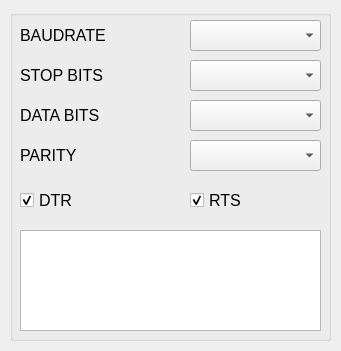
<?xml version="1.0" encoding="UTF-8"?>
<ui version="4.0">
 <class>ComSettings</class>
 <widget class="QDialog" name="ComSettings">
  <property name="geometry">
   <rect>
    <x>0</x>
    <y>0</y>
    <width>341</width>
    <height>351</height>
   </rect>
  </property>
  <property name="font">
   <font>
    <pointsize>12</pointsize>
   </font>
  </property>
  <property name="windowTitle">
   <string>Configuration port</string>
  </property>
  <widget class="QGroupBox" name="groupBox">
   <property name="geometry">
    <rect>
     <x>10</x>
     <y>10</y>
     <width>321</width>
     <height>331</height>
    </rect>
   </property>
   <property name="title">
    <string/>
   </property>
   <widget class="QLabel" name="label_3">
    <property name="geometry">
     <rect>
      <x>10</x>
      <y>90</y>
      <width>131</width>
      <height>31</height>
     </rect>
    </property>
    <property name="text">
     <string>DATA BITS</string>
    </property>
   </widget>
   <widget class="QComboBox" name="cboxStopBits">
    <property name="geometry">
     <rect>
      <x>180</x>
      <y>50</y>
      <width>131</width>
      <height>31</height>
     </rect>
    </property>
   </widget>
   <widget class="QCheckBox" name="chckBoxRts">
    <property name="geometry">
     <rect>
      <x>180</x>
      <y>170</y>
      <width>70</width>
      <height>41</height>
     </rect>
    </property>
    <property name="text">
     <string>RTS</string>
    </property>
    <property name="checked">
     <bool>true</bool>
    </property>
   </widget>
   <widget class="QCheckBox" name="chckBoxDtr">
    <property name="geometry">
     <rect>
      <x>10</x>
      <y>170</y>
      <width>70</width>
      <height>41</height>
     </rect>
    </property>
    <property name="text">
     <string>DTR</string>
    </property>
    <property name="checked">
     <bool>true</bool>
    </property>
   </widget>
   <widget class="QComboBox" name="cboxParity">
    <property name="geometry">
     <rect>
      <x>180</x>
      <y>130</y>
      <width>131</width>
      <height>31</height>
     </rect>
    </property>
   </widget>
   <widget class="QTextBrowser" name="textBrowser">
    <property name="geometry">
     <rect>
      <x>10</x>
      <y>220</y>
      <width>301</width>
      <height>101</height>
     </rect>
    </property>
   </widget>
   <widget class="QComboBox" name="cboxBaudrate">
    <property name="geometry">
     <rect>
      <x>180</x>
      <y>10</y>
      <width>131</width>
      <height>31</height>
     </rect>
    </property>
   </widget>
   <widget class="QComboBox" name="cboxDataBits">
    <property name="geometry">
     <rect>
      <x>180</x>
      <y>90</y>
      <width>131</width>
      <height>31</height>
     </rect>
    </property>
   </widget>
   <widget class="QLabel" name="label">
    <property name="geometry">
     <rect>
      <x>10</x>
      <y>10</y>
      <width>131</width>
      <height>31</height>
     </rect>
    </property>
    <property name="text">
     <string>BAUDRATE</string>
    </property>
   </widget>
   <widget class="QLabel" name="label_2">
    <property name="geometry">
     <rect>
      <x>10</x>
      <y>50</y>
      <width>131</width>
      <height>31</height>
     </rect>
    </property>
    <property name="text">
     <string>STOP BITS</string>
    </property>
   </widget>
   <widget class="QLabel" name="label_4">
    <property name="geometry">
     <rect>
      <x>10</x>
      <y>130</y>
      <width>131</width>
      <height>31</height>
     </rect>
    </property>
    <property name="text">
     <string>PARITY</string>
    </property>
   </widget>
  </widget>
 </widget>
 <resources/>
 <connections/>
</ui>
